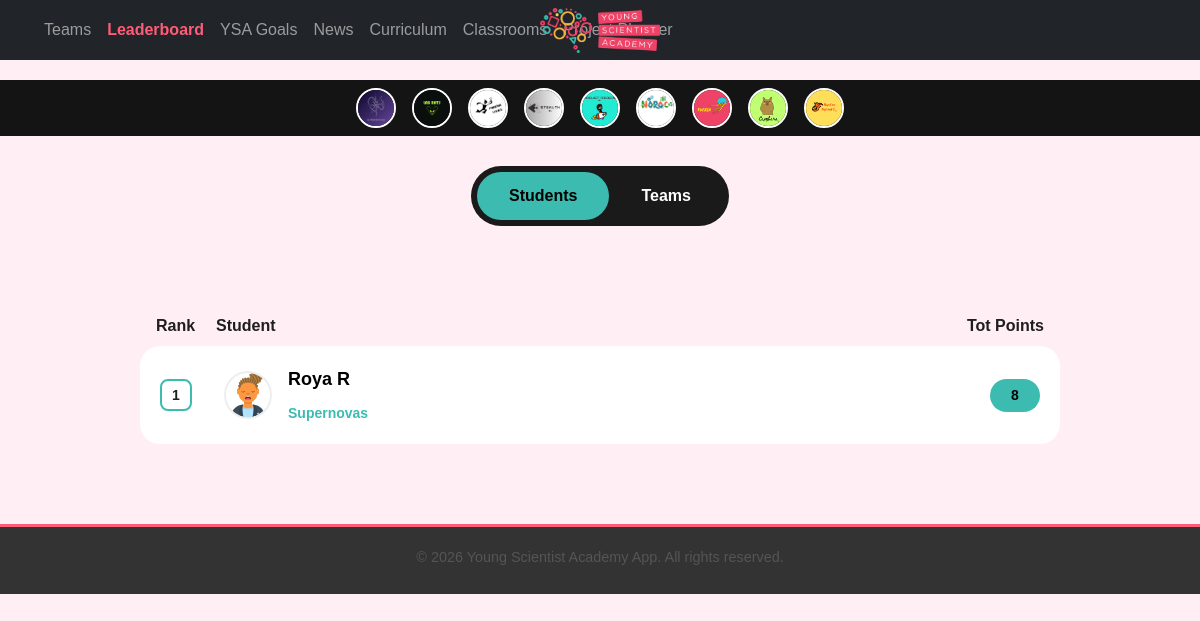
Page /leaderboard/ on the committed database.
### teams/models.py (models this page shows, shortened)
class Team(models.Model):
    name = models.CharField(max_length=100, unique=True)
    logo = models.ImageField(upload_to="team_logos/", blank=True, null=True)
    members = models.ManyToManyField(
        settings.AUTH_USER_MODEL, related_name='teams_members', blank=True
    )
    created_at = models.DateTimeField(auto_now_add=True)
    description = models.TextField(blank=True)
    max_members = models.IntegerField(default=15)
    class Meta:
        ordering = ["-created_at"]
        verbose_name = "Team"
        verbose_name_plural = "Teams"
    @property
    def total_points(self):
        return self.team_points_from_teams_app.aggregate(
            total_points=Sum("points_earned")
        )["total_points"] or 0
    def get_logo_url(self):
        if self.logo:
            return self.logo.url
        filename_png = f"{self.name.lower().replace(' ', '_')}.png"
        filename_jpg = f"{self.name.lower().replace(' ', '_')}.jpg"
        if os.path.exists(os.path.join(settings.MEDIA_ROOT, "team_logos", filename_png)):
            return settings.MEDIA_URL + "team_logos/" + filename_png
        if os.path.exists(os.path.join(settings.MEDIA_ROOT, "team_logos", filename_jpg)):
            return settings.MEDIA_URL + "team_logos/" + filename_jpg
        return settings.STATIC_URL + "default_team_logo.png"

### users/models.py (models this page shows, shortened)
class CustomUser(AbstractUser):
    team = models.ForeignKey(
        'teams.Team', on_delete=models.SET_NULL, null=True, blank=True, related_name="users_team"
    )
    team_join_deadline = models.DateField(null=True, blank=True)
    ROLE_CHOICES = [
        ('admin', 'Admin'),
        ('teacher', 'Teacher'),
        ('student', 'Student'),
    ]
    LEVEL_CHOICES = [
        ('explorer', 'Explorer'),
        ('ambassador', 'Ambassador'),
    ]
    role = models.CharField(max_length=20, choices=ROLE_CHOICES)
    level = models.CharField(max_length=20, choices=LEVEL_CHOICES, blank=True, null=True)  # only for students
    is_approved = models.BooleanField(default=False)
    profile_completed = models.BooleanField(default=False)  # new field to track completions
    ysa_way_passed = models.BooleanField(default=False)

class Profile(models.Model):
    user = models.OneToOneField(User, on_delete=models.CASCADE, related_name="profile")
    points = models.PositiveIntegerField(default=0)
    points_transferred = models.PositiveIntegerField(default=0)
    team = models.ForeignKey(Team, null=True, blank=True, on_delete=models.SET_NULL, related_name="team_profile")
    team_joined = models.BooleanField(default=False)
    join_deadline = models.DateField(null=True, blank=True)
    first_name = models.CharField(max_length=50, blank=True, null=True)
    last_name = models.CharField(max_length=50, blank=True, null=True)
    school = models.CharField(max_length=100, blank=True, null=True)
    age = models.PositiveIntegerField(blank=True, null=True)
    profile_completed = models.BooleanField(default=False)
    created_at = models.DateTimeField(auto_now_add=True)
    updated_at = models.DateTimeField(auto_now=True)
    avatar = models.ImageField(upload_to="avatars/", blank=True, null=True)  # Uploaded avatar
    generated_avatar = models.ImageField(upload_to="generated_avatars/", blank=True, null=True)  # SVG avatar
    pip_quote = models.CharField(max_length=150, blank=True, null=True, help_text="A pip for your profile!")
    background_color = models.CharField(
        max_length=20, choices=[(tag.name, tag.value) for tag in pa.BackgroundColor], default="WHITE"
    )
    hair_type = models.CharField(
        max_length=30, choices=[(tag.name, tag.value) for tag in pa.HairType], default="BOB"
    )
    hair_color = models.CharField(
        max_length=20, choices=[(tag.name, tag.value) for tag in pa.HairColor], default="BROWN"
    )
    eye_type = models.CharField(
        max_length=20, choices=[(tag.name, tag.value) for tag in pa.EyeType], default="DEFAULT"
    )
    mouth_type = models.CharField(
        max_length=20, choices=[(tag.name, tag.value) for tag in pa.MouthType], default="SMILE"
    )
    accessory = models.CharField(
        max_length=20, choices=[(tag.name, tag.value) for tag in pa.AccessoryType], default="NONE"
    )
    clothing = models.CharField(
        max_length=30, choices=[(tag.name, tag.value) for tag in pa.ClothingType], default="HOODIE"
    )
    clothing_color = models.CharField(
        max_length=20, choices=[(tag.name, tag.value) for tag in pa.ClothingColor], default="PASTEL_GREEN"
    )
    shirt_text = models.CharField(max_length=20, blank=True, null=True)
    @property
    def short_name(self):
        if self.last_name:
            return f"{self.first_name} {self.last_name[0]}"
        return self.first_name

### leaderboard/views.py (the view)
# urls.py: path('', views.student_leaderboard, name='student_leaderboard'),  # This becomes the landing
def student_leaderboard(request):
    students = (
        CustomUser.objects.filter(role='student')
        .annotate(total_points=Sum('points_set__points_earned'))
        .filter(total_points__gt=0)
        .select_related('team', 'profile')
        .order_by('-total_points')
    )
    for student in students:
        profile = student.profile
        if profile.avatar:
            student.avatar_url = profile.avatar.url
        elif profile.generated_avatar:
            student.avatar_url = profile.generated_avatar.url
        else:
            student.avatar_url = static('images/default_avatar.png')
    return render(request, 'student_leaderboard.html', {
        'students': students,
        'view_name': 'student_leaderboard'
    })

### teams/context_processors.py (called while the page is built)
def team_logos(request):
    teams = list(Team.objects.all())  # Convert QuerySet to list
    teams.sort(key=lambda team: team.total_points, reverse=True)  # Sort manually  # ✅ Order by team ranking
    return {'teams': teams}

### users/context_processors.py (called while the page is built, shortened)
def user_level_and_team(request):
    user = request.user
    if not user.is_authenticated:
        return {}

### leaderboard/templates/student_leaderboard.html (shortened to what this page needs)
{% extends "core/base.html" %}
{% load static %}
{% block content %}
<div class="d-flex justify-content-center">
  <div class="leaderboard-toggle text-center">
    <a href="{% url 'leaderboard:student_leaderboard' %}"
       class="{% if request.resolver_match.url_name == 'student_leaderboard' %}active{% endif %}">
       Students
    </a>
    <a href="{% url 'leaderboard:leaderboard_team' %}"
       class="{% if request.resolver_match.url_name == 'leaderboard_team' %}active{% endif %}">
       Teams
    </a>
  </div>
</div>
<div class="container mt-5">
  <div class="leaderboard-header d-flex justify-content-between mb-2 px-3">
    <div style="width: 60px; font-weight: bold; color: #1e1e1e;">Rank</div>
    <div style="flex-grow: 1; font-weight: bold; color: #1e1e1e;">Student</div>
    <div style="min-width: 70px; text-align: right; font-weight: bold; color: #1e1e1e;">Tot Points</div>
  </div>
  {% for student in students %}
    <div class="leaderboard-row">
      <div class="d-flex align-items-center gap-3 flex-grow-1">
        <div class="rank-box">{{ forloop.counter }}</div>
        <img src="{{ student.avatar_url }}" class="student-avatar" alt="avatar">
        <div class="info-block">
          <a href="{% url 'users:profile_other' student.username %}" class="student-name">
            {{ student.profile.short_name }}
          </a>
          <div class="team-name">
            {% if student.team %}
              <a href="{% url 'teams:team_detail' student.team.id %}">
                {{ student.team.name }}
              </a>
            {% else %}
              No Team
            {% endif %}
          </div>
        </div>
      </div>
      <div class="points-pill">{{ student.total_points }}</div>
    </div>
  {% endfor %}
</div>
{% endblock %}

### core/templates/core/base.html (shortened to what this page needs)
{% load static %}
<!DOCTYPE html>
<html lang="en">
<head>
    <link href="https://cdn.jsdelivr.net/npm/bootstrap@5.3.0/dist/css/bootstrap.min.css" rel="stylesheet">
    <link rel="stylesheet" href="{% static 'css/styles.css' %}">
</head>
<body>
<nav class="navbar navbar-expand-lg navbar-dark bg-dark fixed-top">
    <div class="w-100 d-flex justify-content-between align-items-center px-3">
        <div class="d-flex align-items-center">
        <div class="collapse navbar-collapse" id="navbarNav">
            <ul class="navbar-nav">
            <li class="nav-item">
                <a class="nav-link {% if request.path == '/teams/' %}active{% endif %}" href="{% url 'teams:team_overview' %}">Teams</a>
            </li>
            <li class="nav-item">
                <a class="nav-link {% if request.path == '/leaderboard/' %}active{% endif %}" href="{% url 'leaderboard:student_leaderboard' %}">
                    Leaderboard
                </a>
            </li>
            <li class="nav-item">
                <a class="nav-link {% if request.path == '/programs/' %}active{% endif %}" href="{% url 'programs:goal_list' %}">YSA Goals</a>
            </li>
            <li class="nav-item">
                <a class="nav-link {% if request.path == '/news/' %}active{% endif %}" href="{% url 'news:news' %}">News</a>
            </li>
            <li class="nav-item">
                <a class="nav-link {% if request.path == '/curriculum/' %}active{% endif %}" href="{% url 'curriculum:home' %}">Curriculum</a>
            </li>
            <li class="nav-item">
                <a class="nav-link {% if request.path == '/classrooms/' %}active{% endif %}" href="{% url 'classrooms:dashboard' %}">Classrooms</a>
            </li>
            <li class="nav-item">
                <a class="nav-link {% if request.path == '/project_planner/' %}active{% endif %}" href="{% url 'project_planner:home' %}">Project Planner</a>
            </li>
            </ul>
        </div>
        </div>
    <a class="navbar-brand position-absolute start-50 translate-middle-x" href="{% url 'home' %}">
      <img src="{% static 'images/logo.png' %}" alt="logo" class="logo" style="max-height: 50px;">
    </a>
  </div>
</nav>
    {% if teams %}
    <div class="team-logos-nav">
        {% for team in teams %}
            <a href="{% url 'teams:team_detail' team.id %}" class="team-logo-link">
                <img src="{{ team.get_logo_url }}" alt="{{ team.name }}" class="team-logo-small">
            </a>
        {% endfor %}
    </div>
    {% endif %}
    <div class="content-container">
        {% block content %}{% endblock %}
    </div>
    <footer class="text-center mt-5">
        <p>&copy; {% now "Y" %} Young Scientist Academy App. All rights reserved.</p>
    </footer>
</body>
</html>
</body>
</html>

### core/static/css/styles.css (style rules this page uses)
body { background-color: #ffe6f0; font-family: 'Arial', sans-serif; color: #333; }
.team-logos-nav { display: flex; justify-content: center; align-items: center; background: #151414; padding: 8px; position: relative; z-index: 999; margin-top: 80px; }
.navbar { position: fixed; top: 0; left: 0; right: 0; width: 100%; z-index: 1050; background-color: #333333; padding: 10px 20px; display: flex; align-items: center; justify-content: space-between; }
.navbar-brand { font-weight: bold; color: #ffffff; font-size: 1.2rem; margin-right: auto; position: absolute; left: 50%; transform: translateX(-50%); z-index: 1; }
.navbar-collapse { background-color: transparent; padding: 0; box-shadow: none; border: none; }
.navbar-nav .nav-link.active { color: #ff5c77; font-weight: bold; }
.team-logo-link { margin: 0 8px; text-decoration: none; }
.team-logo-small { width: 40px; height: 40px; border-radius: 50%; border: 2px solid white; object-fit: cover; transition: transform 0.2s ease-in-out; }
.container { max-width: 960px; padding: 20px; }
footer { background-color: #333333; color: #ffffff; padding: 15px 0; font-size: 0.9rem; text-align: center; border-top: 3px solid #ff5c77; }
footer p { margin-bottom: 5px; }
.logo { max-width: 120px; height: auto; display: block; margin: 10px auto; }
p, li { color: #555; }
footer { padding: 20px 0; border-top: 3px solid #ff5c77; font-size: 0.9rem; text-align: center; color: #ffffff; background-color: #333333; }
.team-name { font-size: 18px; font-weight: bold; margin-top: 10px; }

### leaderboard/templates/student_leaderboard.html (style rules this page uses)
body { background-color: #ffeef3; color: #1e1e1e; font-family: 'Arial', sans-serif; }
.leaderboard-toggle { background-color: #1a1a1a; border-radius: 50px; display: inline-flex; padding: 6px; margin: 30px auto 20px; }
.leaderboard-toggle a { padding: 12px 32px; border-radius: 40px; font-weight: bold; text-decoration: none; color: white; transition: background-color 0.3s ease; }
.leaderboard-toggle a.active { background-color: #3CBBB1; color: black; }
.leaderboard-row { display: flex; align-items: center; justify-content: space-between; background-color: white; border-radius: 20px; padding: 20px; margin-bottom: 12px; transition: background 0.3s ease; }
.student-avatar { width: 48px; height: 48px; border-radius: 50%; object-fit: cover; border: 2px solid #eee; }
.info-block { display: flex; flex-direction: column; }
.student-name { font-size: 18px; font-weight: bold; color: black; text-decoration: none; }
.team-name { font-size: 14px; color: #aaa; }
.team-name a { color: #3CBBB1; text-decoration: none; }
.rank-box { width: 32px; height: 32px; border: 2px solid #3CBBB1; border-radius: 8px; display: flex; align-items: center; justify-content: center; font-weight: 600; font-size: 14px; margin-right: 16px; color: #1e1e1e; }
.points-pill { background-color: #3CBBB1; color: black; font-weight: 600; padding: 6px 14px; border-radius: 20px; font-size: 14px; min-width: 50px; text-align: center; }

### rows in the picture
Team: shows a picture
Team: shows a picture
Team: shows a picture
Team: shows a picture
Team: shows a picture
Team: shows a picture
Team: shows a picture
Team: shows a picture
Team: shows a picture
CustomUser: profile.short_name "Roya R", team.name "Supernovas", total_points "8"
